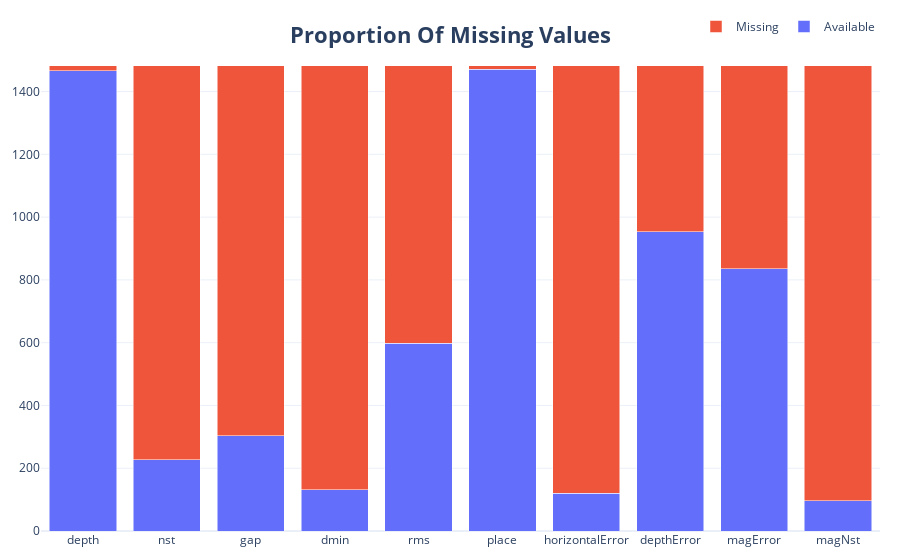

The code cell stored with this chart in its notebook:
### Code cell
trace_missing = go.Bar(
    x=missing['index'],
    y=missing[0],
    name='Missing',
)
trace_available = go.Bar(
    x=missing['index'],
    y=df.shape[0]-missing[0],
    name='Available'
)

data = [trace_available,trace_missing]
fig = go.Figure(
    data=data,
    layout={'barmode':'stack'}
)
fig.update_layout(
    title = {
        'text': f'<b>Proportion Of Missing Values</b>',
        'y': 0.95,
        'x': 0.5,
        'xanchor': 'center',
        'yanchor': 'top'
    },
    height = 250,
    legend=dict(
        orientation="h",
        yanchor="bottom",
        y=1,
        xanchor="right",
        x=1
    ),
    title_x = 0.5,
    hoverlabel = dict(
        font_size = 14,
    ),
    hovermode='x unified',
    title_font_size = 22,
    template = "plotly_white",
    margin = dict(t = 20, b = 20, l = 20, r = 20)
)

fig.show()

### Figure 1 — Plotly figure (JSON) as saved in the notebook; plotly's stock layout.template omitted (floating-point values rounded to 4 significant figures)
{"data": [{"name": "Available", "type": "bar", "x": ["depth", "nst", "gap", "dmin", "rms", "place", "horizontalError", "depthError", "magError", "magNst"], "y": [1467, 227, 303, 132, 598, 1471, 121, 954, 835, 96]}, {"name": "Missing", "type": "bar", "x": ["depth", "nst", "gap", "dmin", "rms", "place", "horizontalError", "depthError", "magError", "magNst"], "y": [16, 1256, 1180, 1351, 885, 12, 1362, 529, 648, 1387]}], "layout": {"autosize": true, "barmode": "stack", "hoverlabel": {"font": {"size": 14}}, "hovermode": "x unified", "legend": {"orientation": "h", "x": 1, "xanchor": "right", "y": 1, "yanchor": "bottom"}, "margin": {"b": 20, "l": 20, "r": 20, "t": 20}, "title": {"font": {"size": 22}, "text": "<b>Proportion Of Missing Values</b>", "x": 0.5, "xanchor": "center", "y": 0.95, "yanchor": "top"}, "xaxis": {"autorange": true, "range": [-0.5, 9.5], "type": "category"}, "yaxis": {"autorange": true, "range": [0, 1561.0], "type": "linear"}}}
